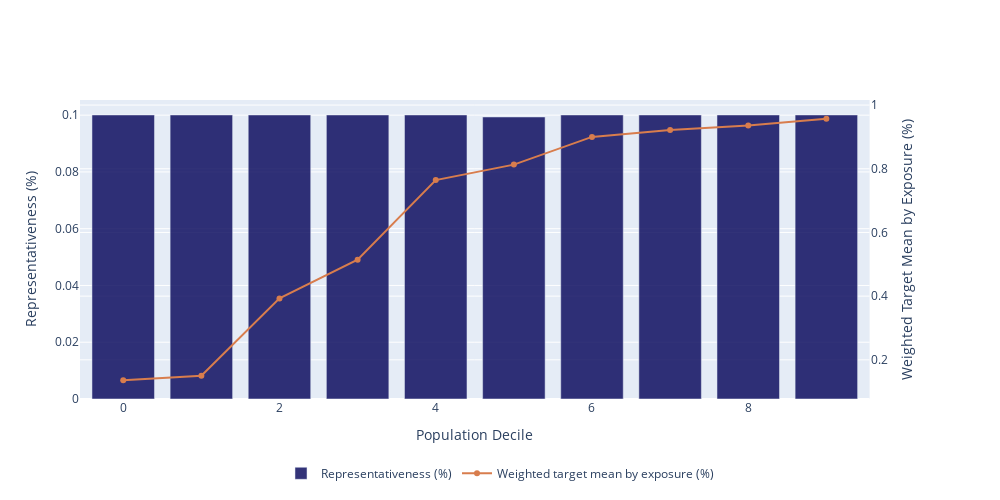

This figure's notebook cell:
### Code cell
plot_target_vs_score(y_true, y_pred, quantiles=10)

### Figure 1 — Plotly figure (JSON) as saved in the notebook; plotly's stock layout.template omitted (floating-point values rounded to 4 significant figures)
{"data": [{"marker": {"color": "rgba(0, 0, 87, .8)"}, "name": "Representativeness (%)", "type": "bar", "x": [0, 1, 2, 3, 4, 5, 6, 7, 8, 9], "xaxis": "x", "y": [0.1001, 0.1001, 0.1001, 0.1001, 0.1001, 0.09936, 0.1001, 0.1001, 0.1001, 0.1001], "yaxis": "y"}, {"marker": {"color": "rgb(216, 125, 77)"}, "name": "Weighted target mean by exposure (%)", "type": "scatter", "x": [0, 1, 2, 3, 4, 5, 6, 7, 8, 9], "xaxis": "x", "y": [0.1357, 0.15, 0.3929, 0.5143, 0.7643, 0.8129, 0.9, 0.9214, 0.9357, 0.9571], "yaxis": "y2"}], "layout": {"height": 500, "legend": {"orientation": "h", "x": 0.5, "xanchor": "center", "y": -0.2}, "width": 1000, "xaxis": {"anchor": "y", "domain": [0, 0.94], "title": {"text": "Population Decile"}}, "yaxis": {"anchor": "x", "domain": [0, 1], "title": {"text": "Representativeness (%)"}}, "yaxis2": {"anchor": "x", "overlaying": "y", "side": "right", "title": {"text": "Weighted Target Mean by Exposure (%)"}}}}
